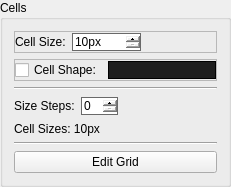
           <widget class="QGroupBox" name="groupCells">
            <property name="sizePolicy">
             <sizepolicy hsizetype="Minimum" vsizetype="MinimumExpanding">
              <horstretch>0</horstretch>
              <verstretch>0</verstretch>
             </sizepolicy>
            </property>
            <property name="styleSheet">
             <string notr="true"/>
            </property>
            <property name="title">
             <string>Cells</string>
            </property>
            <layout class="QVBoxLayout" name="verticalLayout_5">
             <item>
              <widget class="QFrame" name="frameCellSize">
               <property name="frameShape">
                <enum>QFrame::StyledPanel</enum>
               </property>
               <property name="frameShadow">
                <enum>QFrame::Raised</enum>
               </property>
               <layout class="QHBoxLayout" name="horizontalLayout_4">
                <property name="leftMargin">
                 <number>0</number>
                </property>
                <property name="topMargin">
                 <number>0</number>
                </property>
                <property name="rightMargin">
                 <number>0</number>
                </property>
                <property name="bottomMargin">
                 <number>0</number>
                </property>
                <item>
                 <widget class="QLabel" name="labelCellSize">
                  <property name="statusTip">
                   <string>Width and height of each cell in pixels</string>
                  </property>
                  <property name="text">
                   <string>Cell Size:</string>
                  </property>
                 </widget>
                </item>
                <item>
                 <widget class="QSpinBox" name="spinCellSize">
                  <property name="minimumSize">
                   <size>
                    <width>0</width>
                    <height>0</height>
                   </size>
                  </property>
                  <property name="statusTip">
                   <string>Width and height of each cell in pixels</string>
                  </property>
                  <property name="whatsThis">
                   <string>&lt;html&gt;&lt;head/&gt;&lt;body&gt;&lt;p&gt;When generating a Photomosaic, the main image is split into cells. Each cell is replaced by a library image.&lt;/p&gt;&lt;p&gt;The cell size sets the width and height of each cell in pixels.&lt;/p&gt;&lt;p&gt;A smaller cell size results in more detail from the main image being identifiable, but less detail in the library images.&lt;/p&gt;&lt;/body&gt;&lt;/html&gt;</string>
                  </property>
                  <property name="styleSheet">
                   <string notr="true">QSpinBox {
border: 1px solid dimgray;
}</string>
                  </property>
                  <property name="buttonSymbols">
                   <enum>QAbstractSpinBox::PlusMinus</enum>
                  </property>
                  <property name="specialValueText">
                   <string/>
                  </property>
                  <property name="keyboardTracking">
                   <bool>false</bool>
                  </property>
                  <property name="suffix">
                   <string>px</string>
                  </property>
                  <property name="minimum">
                   <number>10</number>
                  </property>
                  <property name="maximum">
                   <number>10000</number>
                  </property>
                 </widget>
                </item>
                <item>
                 <spacer name="horizontalSpacer_6">
                  <property name="orientation">
                   <enum>Qt::Horizontal</enum>
                  </property>
                  <property name="sizeHint" stdset="0">
                   <size>
                    <width>40</width>
                    <height>20</height>
                   </size>
                  </property>
                 </spacer>
                </item>
               </layout>
              </widget>
             </item>
             <item>
              <widget class="QFrame" name="frameCellShape">
               <property name="sizePolicy">
                <sizepolicy hsizetype="Minimum" vsizetype="Minimum">
                 <horstretch>0</horstretch>
                 <verstretch>0</verstretch>
                </sizepolicy>
               </property>
               <property name="styleSheet">
                <string notr="true"/>
               </property>
               <property name="frameShape">
                <enum>QFrame::StyledPanel</enum>
               </property>
               <property name="frameShadow">
                <enum>QFrame::Raised</enum>
               </property>
               <layout class="QHBoxLayout" name="horizontalLayout_3">
                <property name="leftMargin">
                 <number>0</number>
                </property>
                <property name="topMargin">
                 <number>0</number>
                </property>
                <property name="rightMargin">
                 <number>0</number>
                </property>
                <property name="bottomMargin">
                 <number>0</number>
                </property>
                <item>
                 <widget class="QCheckBox" name="checkCellShape">
                  <property name="statusTip">
                   <string>Controls use of custom cell shapes</string>
                  </property>
                  <property name="whatsThis">
                   <string>&lt;html&gt;&lt;head/&gt;&lt;body&gt;&lt;p&gt;When enabled will use the currently loaded cell shape for generating Photomosaics.&lt;/p&gt;&lt;p&gt;When disabled, or no cell shape is loaded, the default cell shape (square) is used.&lt;/p&gt;&lt;/body&gt;&lt;/html&gt;</string>
                  </property>
                  <property name="styleSheet">
                   <string notr="true"/>
                  </property>
                  <property name="text">
                   <string>Cell Shape:</string>
                  </property>
                 </widget>
                </item>
                <item>
                 <widget class="QLineEdit" name="lineCellShape">
                  <property name="enabled">
                   <bool>false</bool>
                  </property>
                  <property name="statusTip">
                   <string>Name of currently loaded cell shape</string>
                  </property>
                  <property name="whatsThis">
                   <string>&lt;html&gt;&lt;head/&gt;&lt;body&gt;&lt;p&gt;Displays the name of the currently loaded cell shape. When disabled the box is greyed out.&lt;/p&gt;&lt;p&gt;If no cell shape is loaded the default (square cell) is used.&lt;/p&gt;&lt;/body&gt;&lt;/html&gt;</string>
                  </property>
                  <property name="styleSheet">
                   <string notr="true">QLineEdit {
border: 1px solid dimgray;
}

QLineEdit:disabled {
	background-color: rgb(30, 30, 30);
	color: rgb(60, 60, 60);
	border-color: rgb(0, 0, 0);
}</string>
                  </property>
                  <property name="readOnly">
                   <bool>true</bool>
                  </property>
                 </widget>
                </item>
               </layout>
              </widget>
             </item>
             <item>
              <widget class="Line" name="line_5">
               <property name="orientation">
                <enum>Qt::Horizontal</enum>
               </property>
              </widget>
             </item>
             <item>
              <layout class="QHBoxLayout" name="horizontalLayoutMinCellSize">
               <property name="topMargin">
                <number>0</number>
               </property>
               <item>
                <widget class="QLabel" name="labelSizeSteps">
                 <property name="statusTip">
                  <string>Maximum number of times cell can be split</string>
                 </property>
                 <property name="text">
                  <string>Size Steps:</string>
                 </property>
                </widget>
               </item>
               <item>
                <widget class="QSpinBox" name="spinSizeSteps">
                 <property name="statusTip">
                  <string>Maximum number of times cell can be split</string>
                 </property>
                 <property name="whatsThis">
                  <string>&lt;html&gt;&lt;head/&gt;&lt;body&gt;&lt;p&gt;Photomosaics can be generated using variable cell sizes. Areas of higher detail will use a smaller cell size.&lt;/p&gt;&lt;p&gt;For each step down a cell is split into four smaller cells of half the size (and rounded down). For best cell alignment the cell size should be a power of 2.&lt;/p&gt;&lt;/body&gt;&lt;/html&gt;</string>
                 </property>
                 <property name="styleSheet">
                  <string notr="true">QSpinBox {
border: 1px solid dimgray;
}</string>
                 </property>
                 <property name="buttonSymbols">
                  <enum>QAbstractSpinBox::PlusMinus</enum>
                 </property>
                 <property name="suffix">
                  <string/>
                 </property>
                </widget>
               </item>
               <item>
                <spacer name="horizontalSpacer_10">
                 <property name="orientation">
                  <enum>Qt::Horizontal</enum>
                 </property>
                 <property name="sizeHint" stdset="0">
                  <size>
                   <width>40</width>
                   <height>20</height>
                  </size>
                 </property>
                </spacer>
               </item>
              </layout>
             </item>
             <item>
              <widget class="QLabel" name="labelCellSizesList">
               <property name="statusTip">
                <string>List of cell sizes</string>
               </property>
               <property name="text">
                <string>Cell Sizes: 10px</string>
               </property>
              </widget>
             </item>
             <item>
              <widget class="Line" name="line_6">
               <property name="orientation">
                <enum>Qt::Horizontal</enum>
               </property>
              </widget>
             </item>
             <item>
              <widget class="QPushButton" name="buttonEditGrid">
               <property name="enabled">
                <bool>true</bool>
               </property>
               <property name="statusTip">
                <string>Manually edit the grid state</string>
               </property>
               <property name="whatsThis">
                <string>&lt;html&gt;&lt;head/&gt;&lt;body&gt;&lt;p&gt;Opens grid editor.&lt;/p&gt;&lt;p&gt;Allows you to edit the state of each cell in the grid.&lt;/p&gt;&lt;/body&gt;&lt;/html&gt;</string>
               </property>
               <property name="text">
                <string>Edit Grid</string>
               </property>
              </widget>
             </item>
             <item>
              <spacer name="verticalSpacer_2">
               <property name="orientation">
                <enum>Qt::Vertical</enum>
               </property>
               <property name="sizeType">
                <enum>QSizePolicy::MinimumExpanding</enum>
               </property>
               <property name="sizeHint" stdset="0">
                <size>
                 <width>1</width>
                 <height>0</height>
                </size>
               </property>
              </spacer>
             </item>
            </layout>
           </widget>
